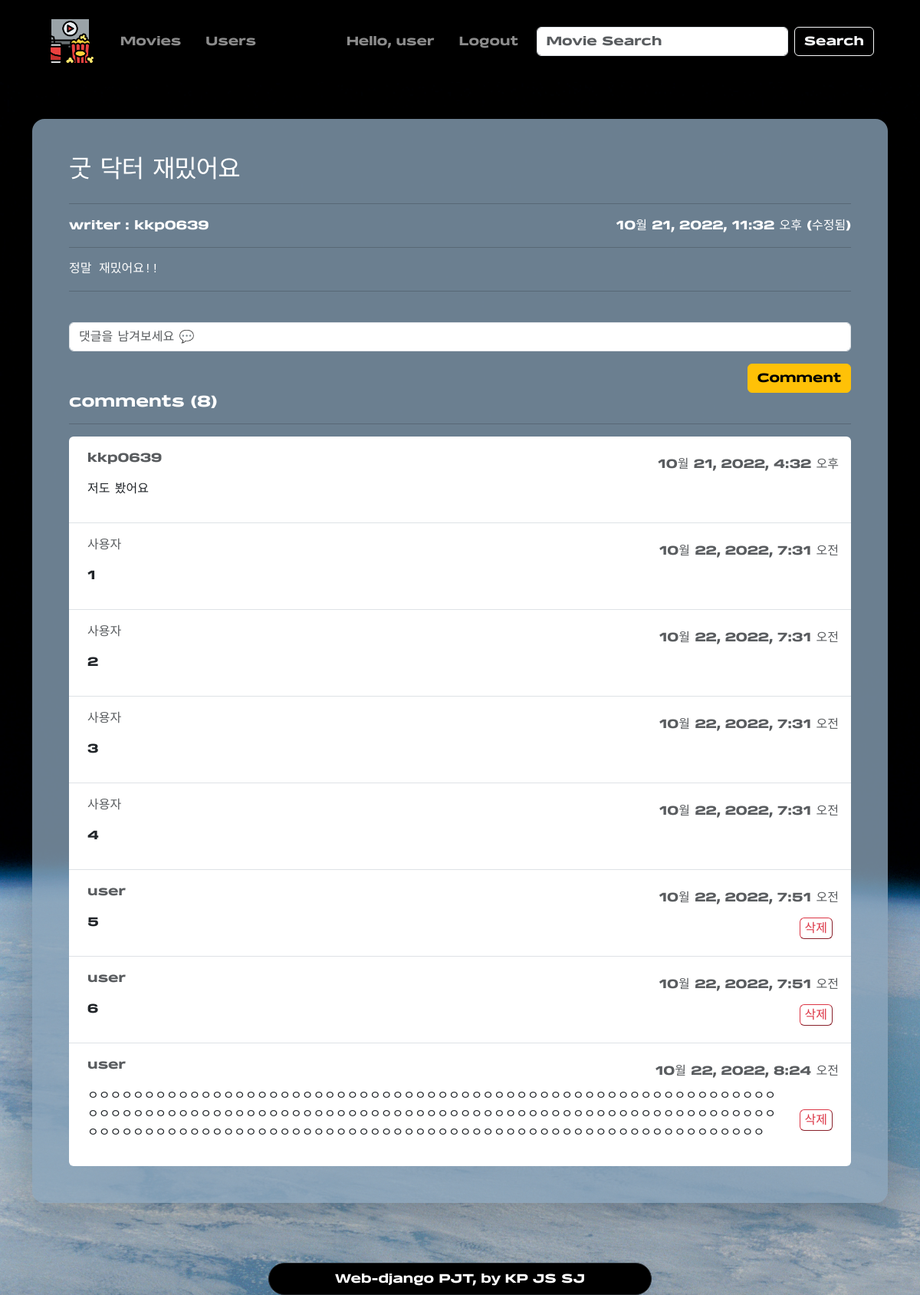
The page /1/ (signed in) on the database its author committed.
### accounts/models.py (models this page shows)
class User(AbstractUser):
    pass

### articles/models.py (models this page shows)
class Review(models.Model):
    title = models.CharField(max_length=30)
    content = models.TextField()
    movie = models.ForeignKey(Movie, on_delete=models.CASCADE)
    grade = models.IntegerField(
        validators=[MinValueValidator(1), MaxValueValidator(10)]
    )
    created_at = models.DateTimeField(auto_now_add=True)
    updated_at = models.DateTimeField(auto_now=True)
    user = models.ForeignKey(settings.AUTH_USER_MODEL, on_delete=models.CASCADE)

class Comment(models.Model):
    content = models.TextField()
    created_at = models.DateTimeField(auto_now_add=True)
    review = models.ForeignKey(Review, on_delete=models.CASCADE)
    user = models.ForeignKey(settings.AUTH_USER_MODEL, on_delete=models.CASCADE)

### articles/views.py (the view)
# urls.py: path("<int:review_pk>/", views.detail, name="detail"),  # 리뷰 보기
@login_required
def detail(request, review_pk):
    review = Review.objects.get(pk=review_pk)
    comment_form = CommentForm()
    comments = review.comment_set.all()
    context = {
        "review": review,
        "comment_form": comment_form,
        "comments": comments,
    }
    return render(request, "articles/detail.html", context)

### articles/forms.py
class CommentForm(forms.ModelForm):
    content = forms.CharField(
        label="",
        widget=forms.TextInput(
            attrs={
                "placeholder": "댓글을 남겨보세요 💬",
            }
        ),
    )
    class Meta:
        model = Comment
        fields = [
            "content",
        ]

### articles/templates/articles/detail.html (shortened to what this page needs)
{% extends 'base.html' %}
{% load static %}
{% load django_bootstrap5 %}
{% block content %}
  <div class="container d-flex flex-column justify-content-center my-5">
    <div class="review-detail p-5 rounded-4 shadow-lg">
      <div class="d-flex justify-content-between">
      <h2 class="text-white font-space">{{ review.title }}</h2>
      </div>
      <hr>
      <div class="d-flex justify-content-between align-middle">
        <p class="text-white">
          writer :
          {{ review.user }}</p>
        {% if review.created_at == review.updated_at %}
          <p class="text-white">{{ review.created_at }}</p>
        {% else %}
          <p class="text-white">{{ review.updated_at }}
            (수정됨)</p>
        {% endif %}
      </div>
      <hr class="mt-0">
      <pre class="fs-6 text-white ">{{ review.content}}</pre>
      <hr>
      <form action="{% url 'articles:comment_create' review.pk %}" method="POST">
        {% bootstrap_form comment_form %}
        <div class="text-end"><input class="btn btn-warning" type="submit" value="Comment"></div>
      </form>
      <h5 class="text-white">comments ({{ comments|length }})</h5>
      <hr>
      <ul class="list-group list-group-flush rounded-2">
        {% for comment in comments %}
          <li class="list-group-item align-middle">
            <div class="d-flex justify-content-between align-items-center">
              <p class="card-text text-muted m-2">{{ comment.user }}</p>
              <p class="card-text text-muted pt-3">{{ comment.created_at }}</p>
            </div>
            <div class="d-flex justify-content-between align-items-center m-2">
              <p class="">
                {{ comment.content }}
              </p>
              {% if request.user == comment.user %}
                <form action="{% url 'articles:comment_delete' review.pk comment.pk %}" method="POST">
                  <input class="text-danger bg-white ms-3 border-1 border-danger text-decoration-none rounded-2" type="submit" value="삭제">
                </form>
              {% endif %}
            </div>
          </li>
        {% endfor %}
      </ul>
    </div>
  </div>
{% endblock content %}

### templates/base.html (shortened to what this page needs)
{% load static %}
{% load django_bootstrap5 %}
<!DOCTYPE html>
<html lang="en">
<head>
  {% bootstrap_css %}
  <link rel="stylesheet" href="https://cdn.jsdelivr.net/npm/bootstrap-icons@1.9.1/font/bootstrap-icons.css">
  <link rel="stylesheet" href="{% static 'css/style.css' %}" type="text/css">
</head>
<body class="background-img">
  <nav class="navbar navbar-expand-lg navbar-dark bg-black py-3">
    <div class="container-fluid w-100">
      <a class="navbar-brand ms-5" href="{% url 'articles:index' %}">
        <img class="" src="{% static 'images/logo.png' %}" alt="logo" height="65">
      </a>
      <div class="collapse navbar-collapse" id="navbarSupportedContent">
        <ul class="navbar-nav me-auto mb-2 mb-lg-0">
          <li class="nav-item mx-2">
            <a class="nav-link" href="{% url 'articles:index' %}">Movies</a>
          </li>
          <li class="nav-item mx-2">
            <a class="nav-link" href="{% url 'accounts:userlist' %}">Users</a>
          </li>
        </ul>
        {% if user.is_authenticated %}
        <ul class="navbar-nav">
          <li class="nav-item mx-2">
            <a class="nav-link" href="{% url 'accounts:profile' user.pk %}">Hello,
              {{ request.user.username }}</a>
          </li>
          <a class="nav-link mx-2" href="{% url 'accounts:logout' %}">Logout</a>
        </ul>
        {% endif %}
        <form class="d-flex me-5" role="search" method="GET" action="{% url 'articles:search' %}">
          <input class="form-control mx-2" type="search" placeholder="Movie Search" name="search" aria-label="Search">
          <button class="btn btn-outline-light" type="submit">Search</button>
        </form>
      </div>
    </div>
  </nav>
  {% block content %}{% endblock %}
  <footer class="text-center">
    <div class="position-fixed bottom-0 w-100 d-flex justify-content-center">
      <div class="bg-black py-2 col-5 rounded-5 border border-dark">
        <p class="text-white m-0">Web-django PJT, by KP JS SJ</p>
      </div>
    </div>
    <div class="m-5">
      <br>
    </div>
  </footer>
</body>
</html>

### static/css/style.css (style rules this page uses)
body { width: 100vw; height: auto; font-family: "belgro"; background-image: url("../images/universe.jpg"); background-repeat: no-repeat; background-size: cover; }
.review-detail { background-color: #8ca6bcc4; }
.font-space { letter-spacing: -1px; }

### rows shown on the page
User: user.username "user"
Review: title "굿 닥터 재밌어요", user "kkp0639", updated_at "10월 21, 2022, 11:32 오후", content "정말 재밌어요!!"
Comment: user "kkp0639", created_at "10월 21, 2022, 4:32 오후", content "저도 봤어요"
Comment: user "사용자", created_at "10월 22, 2022, 7:31 오전", content "1"
Comment: user "사용자", created_at "10월 22, 2022, 7:31 오전", content "2"
Comment: user "사용자", created_at "10월 22, 2022, 7:31 오전", content "3"
Comment: user "사용자", created_at "10월 22, 2022, 7:31 오전", content "4"
Comment: user "user", created_at "10월 22, 2022, 7:51 오전", content "5"
Comment: user "user", created_at "10월 22, 2022, 7:51 오전", content "6"
Comment: user "user", created_at "10월 22, 2022, 8:24 오전", content "ㅇㅇㅇㅇㅇㅇㅇㅇㅇㅇㅇㅇㅇㅇㅇㅇㅇㅇㅇㅇㅇㅇㅇㅇㅇㅇㅇㅇㅇㅇㅇㅇㅇㅇㅇㅇㅇㅇㅇㅇㅇㅇㅇㅇㅇㅇㅇㅇㅇㅇㅇㅇㅇㅇㅇㅇㅇㅇㅇㅇㅇㅇㅇㅇㅇㅇㅇㅇㅇㅇㅇㅇㅇㅇㅇㅇㅇㅇㅇㅇㅇㅇㅇㅇㅇㅇㅇㅇㅇㅇㅇㅇㅇㅇㅇㅇㅇㅇㅇㅇㅇㅇㅇㅇㅇㅇㅇㅇㅇㅇㅇㅇㅇㅇㅇㅇㅇㅇㅇㅇㅇㅇㅇㅇㅇㅇㅇㅇㅇㅇㅇㅇㅇㅇㅇㅇㅇㅇㅇㅇㅇㅇㅇㅇㅇㅇㅇㅇㅇㅇㅇㅇㅇㅇㅇㅇㅇㅇㅇㅇㅇㅇㅇㅇㅇㅇㅇㅇㅇㅇㅇㅇㅇㅇㅇㅇㅇㅇㅇㅇㅇㅇ"

### other values the page prints
{{ comments|length }} "8"
